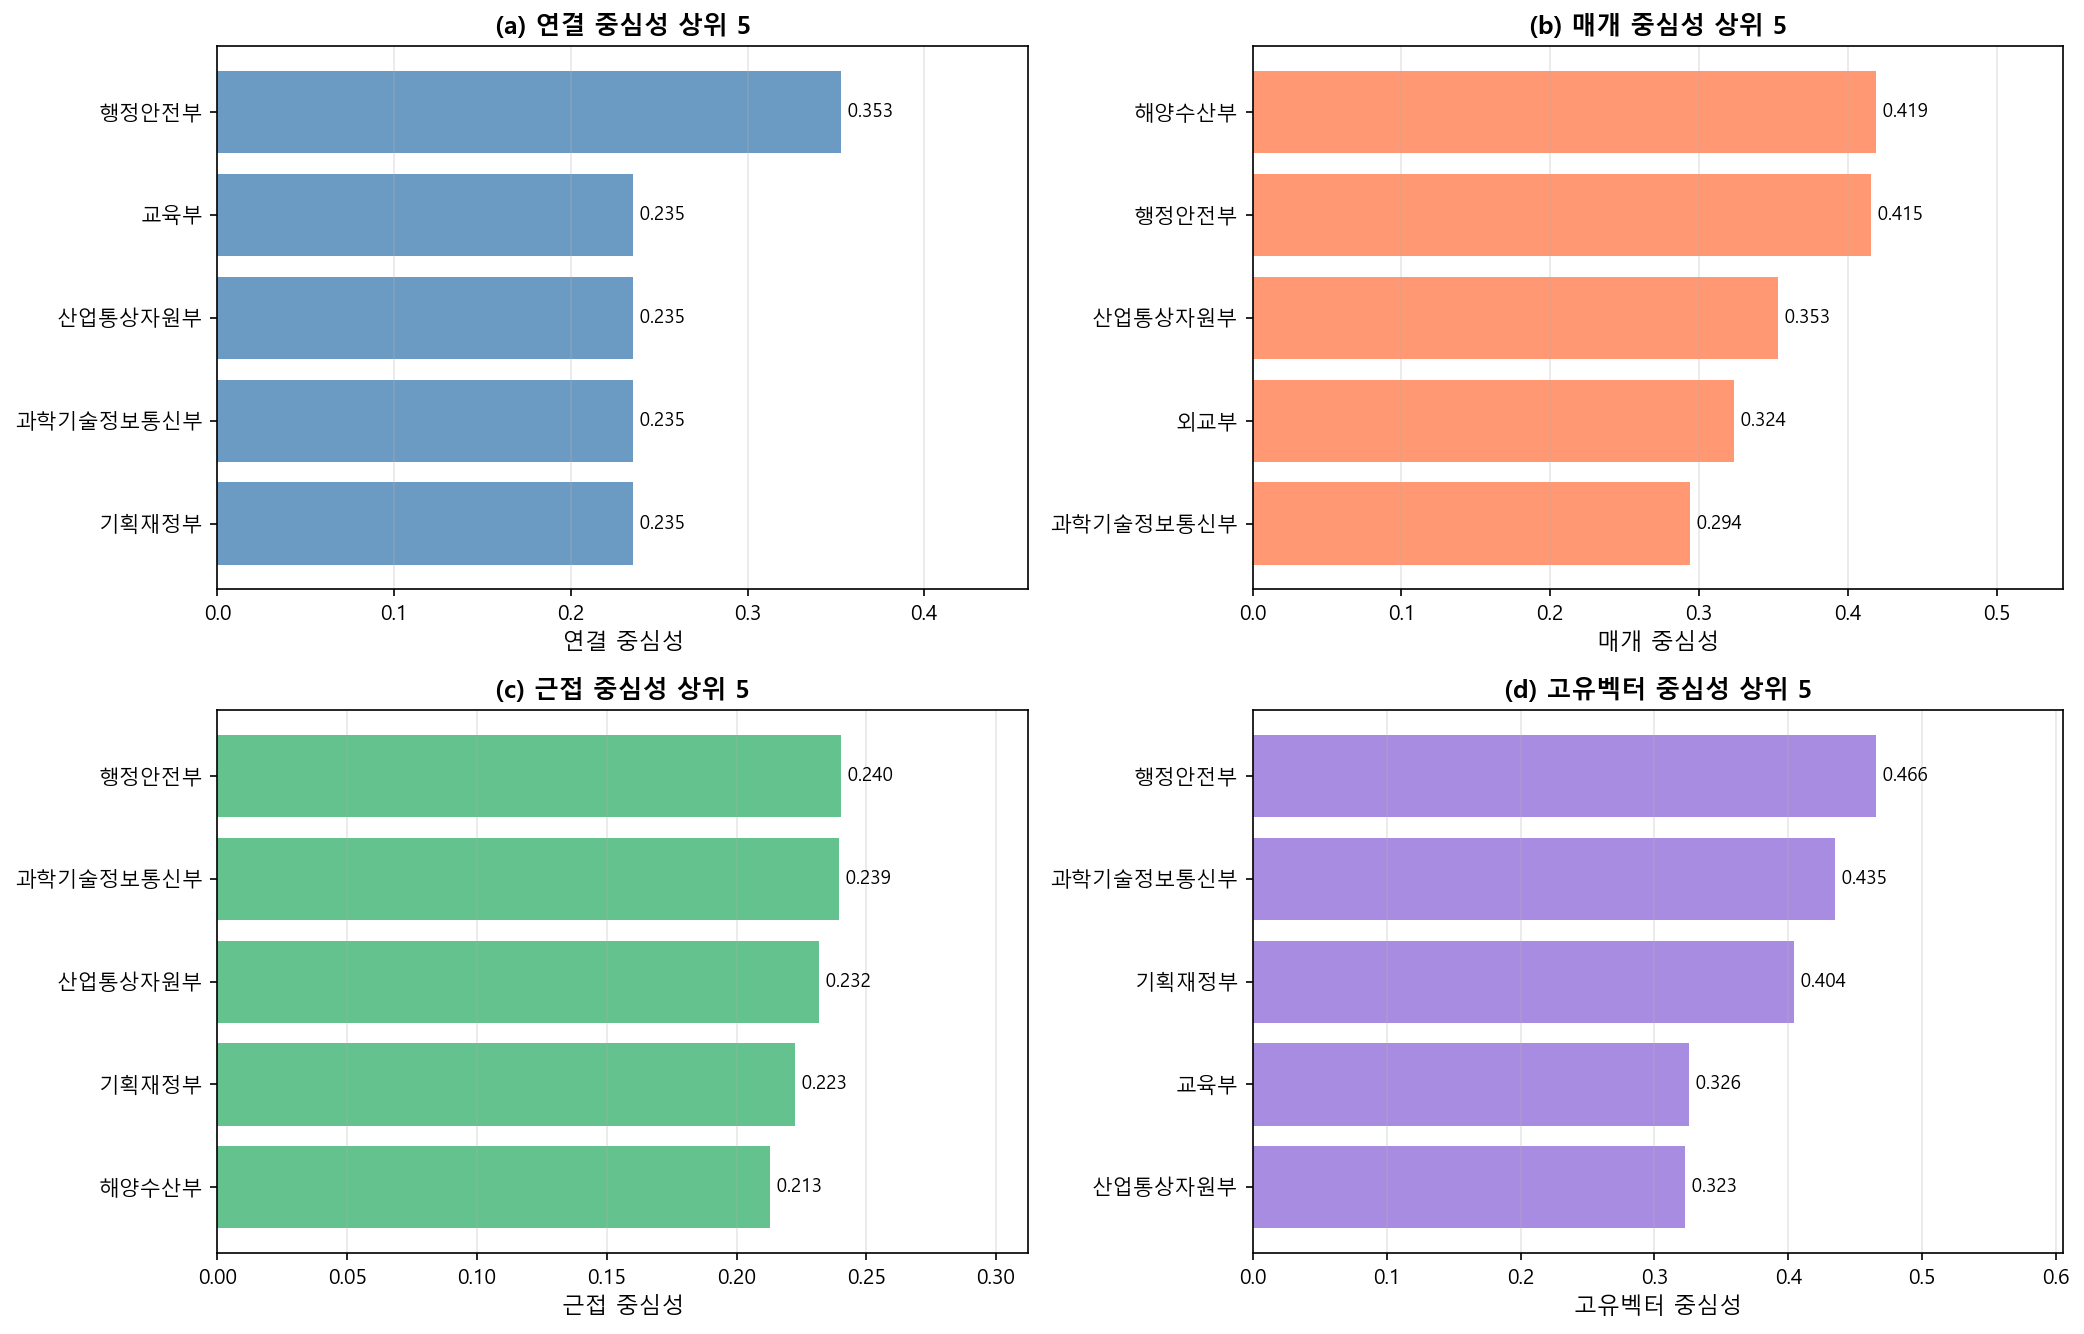

Reproduce this figure in Python.
"""
Chapter 11 - 그래프 신경망과 조직 네트워크 분석
11.2 네트워크 중심성 분석

네 가지 중심성 지표를 계산해 "누가 중요한 부처인가"를 지표별로 비교한다.

수정 이력
---------
2026-08-17
1. 경로 오류: 프로젝트 루트 기준 상대경로여서 code 폴더에서 실행하면
   입력 CSV를 못 찾고 "먼저 11-government-network.py를 실행하세요"만 찍고 끝났다.
   → __file__ 기준 절대경로로 교체.
2. 폰트 오류: matplotlib.rc('font', family='Arial')이라 그래프의 한글 부처명이
   전부 네모(tofu)로 나왔다. → Malgun Gothic으로 교체.
3. plt.show() 때문에 배치 실행이 멈췄다. → Agg 백엔드 + close().
4. 그림 저장 위치를 diagrams/(개념도 폴더)에서 code 폴더로 옮겼다.
5. 근접·매개 중심성에 distance/weight='weight'를 그대로 넘겨
   '협업이 강할수록 거리가 멀다'로 계산되고 있었다.
   가중치 0.8은 강한 협업이므로 거리로는 짧아야 한다.
   → 거리 = 1/weight 를 별도 속성으로 만들어 근접 중심성에 쓴다.
6. result/ 폴더 중복 저장 삭제.
"""

# == RESULTS LOG (auto): 콘솔 출력과 그림을 results/ 에 저장 ==
import sys as _sys
from pathlib import Path as _Path

_results_dir = _Path(__file__).resolve().parent.parent / "results"
_results_dir.mkdir(exist_ok=True)

class _Tee:
    def __init__(self, *streams):
        self._streams = streams
    def write(self, data):
        for _s in self._streams:
            _s.write(data)
            _s.flush()
    def flush(self):
        for _s in self._streams:
            _s.flush()

_sys.stdout = _Tee(_sys.stdout, open(_results_dir / (_Path(__file__).stem + ".log"), "w", encoding="utf-8"))

# 그림 저장을 results/ 로 돌린다 (강의자료용 diagrams/ 경로는 그대로 둔다)
try:
    from matplotlib.figure import Figure as _Fig
    if not getattr(_Fig, "_results_patched", False):
        _orig_savefig = _Fig.savefig
        def _savefig_to_results(self, fname, *a, **k):
            try:
                _p = _Path(fname)
                if "diagrams" not in [s.lower() for s in _p.parts]:
                    fname = _results_dir / _p.name
                    print(f"[그림 저장 → {fname}]")
            except TypeError:
                pass
            return _orig_savefig(self, fname, *a, **k)
        _Fig.savefig = _savefig_to_results
        _Fig._results_patched = True
except ImportError:
    pass
# == /RESULTS LOG ==


import os
import numpy as np
import pandas as pd
import networkx as nx
import matplotlib
matplotlib.use('Agg')
import matplotlib.pyplot as plt
import warnings

warnings.filterwarnings('ignore')

# 한글 폰트 설정 (mac: AppleGothic, Windows: Malgun Gothic, 그 밖: NanumGothic)
import platform
KOREAN_FONT = {'Darwin': 'AppleGothic', 'Windows': 'Malgun Gothic'}.get(platform.system(), 'NanumGothic')
plt.rcParams['font.family'] = KOREAN_FONT
plt.rcParams['axes.unicode_minus'] = False
plt.rcParams['font.size'] = 10

BASE_DIR = os.path.dirname(os.path.abspath(__file__))
OUTPUT_DIR = os.path.join(BASE_DIR, '..', 'data') + os.sep
os.makedirs(OUTPUT_DIR, exist_ok=True)

def load_government_network():
    """저장된 네트워크 데이터 로드"""
    # 엣지 데이터 로드
    df_edges = pd.read_csv(OUTPUT_DIR + '11-government-network-edges.csv')

    # 그래프 생성
    G = nx.DiGraph()

    for _, row in df_edges.iterrows():
        G.add_edge(row['source'], row['target'], weight=row['weight'])

    return G

def calculate_all_centralities(G):
    """
    모든 중심성 지표 계산

    Parameters:
    -----------
    G : nx.DiGraph
        분석할 그래프

    Returns:
    --------
    df_centrality : pd.DataFrame
        중심성 지표가 포함된 데이터프레임
    """
    # 무방향 그래프로 변환 (일부 중심성 계산용)
    G_undirected = G.to_undirected()

    # 거리 속성 만들기: 협업 강도가 셀수록 두 부처 사이는 '가깝다'
    # weight 0.8 -> distance 1.25, weight 0.5 -> distance 2.0
    for u, v, d in G_undirected.edges(data=True):
        d['distance'] = 1.0 / d['weight']

    deg = nx.degree_centrality(G_undirected)
    indeg = nx.in_degree_centrality(G)
    outdeg = nx.out_degree_centrality(G)
    clo = nx.closeness_centrality(G_undirected, distance='distance')
    btw = nx.betweenness_centrality(G_undirected, weight='distance', normalized=True)
    eig = nx.eigenvector_centrality(G_undirected, weight='weight', max_iter=1000)

    centrality_data = []
    for node in G.nodes():
        centrality_data.append({
            'ministry': node,
            'degree_centrality': deg[node],
            'in_degree_centrality': indeg[node],
            'out_degree_centrality': outdeg[node],
            'closeness_centrality': clo[node],
            'betweenness_centrality': btw[node],
            'eigenvector_centrality': eig[node],
        })

    df_centrality = pd.DataFrame(centrality_data)

    return df_centrality

def visualize_centrality_comparison(df_centrality):
    """중심성 지표 비교 시각화

    지표마다 상위 5개를 따로 뽑는다. 지표가 바뀌면 명단도 바뀐다는 것이
    이 그림의 요점이다.
    """
    specs = [
        ('degree_centrality', '연결 중심성', 'steelblue', '(a) 연결 중심성 상위 5'),
        ('betweenness_centrality', '매개 중심성', 'coral', '(b) 매개 중심성 상위 5'),
        ('closeness_centrality', '근접 중심성', 'mediumseagreen', '(c) 근접 중심성 상위 5'),
        ('eigenvector_centrality', '고유벡터 중심성', 'mediumpurple', '(d) 고유벡터 중심성 상위 5'),
    ]

    fig, axes = plt.subplots(2, 2, figsize=(14, 9))

    for ax, (col, xlab, color, title) in zip(axes.ravel(), specs):
        df_plot = df_centrality.nlargest(5, col).sort_values(col, ascending=True)
        bars = ax.barh(df_plot['ministry'], df_plot[col], color=color, alpha=0.8)
        for bar, val in zip(bars, df_plot[col]):
            ax.text(val, bar.get_y() + bar.get_height() / 2, f' {val:.3f}',
                    va='center', fontsize=9)
        ax.set_xlabel(xlab, fontsize=11)
        ax.set_title(title, fontsize=12, fontweight='bold')
        ax.grid(True, alpha=0.3, axis='x')
        ax.set_xlim(0, df_plot[col].max() * 1.30)

    plt.tight_layout()
    plt.savefig(os.path.join(BASE_DIR, '11-centrality-analysis.png'),
                dpi=150, bbox_inches='tight', facecolor='white')
    plt.close()

def main():
    """메인 실행 함수"""
    print("=" * 80)
    print("제11장: 네트워크 중심성 분석과 정책 영향력 측정")
    print("=" * 80)

    # 1. 네트워크 로드
    print("\n[1단계] 정부 부처 네트워크 로드 중...")
    try:
        G = load_government_network()
        print(f"  - 부처 수: {G.number_of_nodes()}")
        print(f"  - 협업 관계 수: {G.number_of_edges()}")
    except FileNotFoundError:
        print("  ⚠ 네트워크 데이터 파일이 없습니다.")
        print("  먼저 11-government-network.py를 실행하세요.")
        return

    # 2. 중심성 지표 계산
    print("\n[2단계] 중심성 지표 계산 중...")
    df_centrality = calculate_all_centralities(G)

    print("  ✓ 연결 중심성 (Degree Centrality)")
    print("  ✓ 근접 중심성 (Closeness Centrality)")
    print("  ✓ 매개 중심성 (Betweenness Centrality)")
    print("  ✓ 고유벡터 중심성 (Eigenvector Centrality)")

    # 3. 상위 5개 부처 출력
    print("\n[3단계] 중심성 분석 결과 (상위 5개 부처)")

    print("\n=== 연결 중심성 (Degree Centrality) ===")
    df_degree_top = df_centrality.nlargest(5, 'degree_centrality')
    for idx, row in df_degree_top.iterrows():
        print(f"  {row['ministry']:20s}: {row['degree_centrality']:.3f}")

    print("\n=== 매개 중심성 (Betweenness Centrality) ===")
    df_between_top = df_centrality.nlargest(5, 'betweenness_centrality')
    for idx, row in df_between_top.iterrows():
        print(f"  {row['ministry']:20s}: {row['betweenness_centrality']:.3f}")

    print("\n=== 근접 중심성 (Closeness Centrality) ===")
    df_close_top = df_centrality.nlargest(5, 'closeness_centrality')
    for idx, row in df_close_top.iterrows():
        print(f"  {row['ministry']:20s}: {row['closeness_centrality']:.3f}")

    print("\n=== 고유벡터 중심성 (Eigenvector Centrality) ===")
    df_eigen_top = df_centrality.nlargest(5, 'eigenvector_centrality')
    for idx, row in df_eigen_top.iterrows():
        print(f"  {row['ministry']:20s}: {row['eigenvector_centrality']:.3f}")

    # 3-1. 지표별 순위가 얼마나 다른지
    print("\n[3-1단계] 연결 중심성 순위 vs 매개 중심성 순위")
    df_rank = df_centrality.copy()
    df_rank['연결순위'] = df_rank['degree_centrality'].rank(ascending=False, method='min').astype(int)
    df_rank['매개순위'] = df_rank['betweenness_centrality'].rank(ascending=False, method='min').astype(int)
    df_rank['순위차'] = df_rank['매개순위'] - df_rank['연결순위']
    df_rank = df_rank.sort_values('연결순위')
    print(f"  {'부처':<20}{'연결순위':>8}{'매개순위':>8}{'차이':>6}")
    for _, r in df_rank.head(8).iterrows():
        print(f"  {r['ministry']:<20}{r['연결순위']:>8}{r['매개순위']:>8}{r['순위차']:>+6}")
    corr_dg_bt = df_centrality['degree_centrality'].corr(
        df_centrality['betweenness_centrality'])
    corr_dg_ev = df_centrality['degree_centrality'].corr(
        df_centrality['eigenvector_centrality'])
    print(f"\n  연결-매개 상관: {corr_dg_bt:.3f}")
    print(f"  연결-고유벡터 상관: {corr_dg_ev:.3f}")

    # 4. 데이터 저장
    print("\n[4단계] 중심성 데이터 저장 중...")
    df_centrality.to_csv(OUTPUT_DIR + '11-centrality-analysis.csv',
                        index=False, encoding='utf-8-sig')
    print(f"  - ../data/11-centrality-analysis.csv")

    # 5. 시각화
    print("\n[5단계] 중심성 비교 시각화 중...")
    visualize_centrality_comparison(df_centrality)

    # 6. 분석 해석
    print("\n" + "=" * 80)
    print("중심성 분석 완료")
    print("=" * 80)

    # 연결 중심성 1위 찾기
    top_degree = df_centrality.nlargest(1, 'degree_centrality').iloc[0]
    top_between = df_centrality.nlargest(1, 'betweenness_centrality').iloc[0]
    top_close = df_centrality.nlargest(1, 'closeness_centrality').iloc[0]
    top_eigen = df_centrality.nlargest(1, 'eigenvector_centrality').iloc[0]

    print("\n주요 발견 사항:")
    print(f"  1. 연결 중심성 1위: {top_degree['ministry']}")
    print(f"     → 가장 많은 부처와 직접 협력 관계를 맺고 있음")

    print(f"\n  2. 매개 중심성 1위: {top_between['ministry']}")
    print(f"     → 서로 다른 정책 영역을 연결하는 브로커 역할 수행")

    print(f"\n  3. 근접 중심성 1위: {top_close['ministry']}")
    print(f"     → 전체 네트워크에 대한 접근성이 가장 높음")

    print(f"\n  4. 고유벡터 중심성 1위: {top_eigen['ministry']}")
    print(f"     → 영향력 있는 부처들과 연결되어 있어 높은 지위를 보유")

    print("\n분석 시사점:")
    print("  - 높은 연결 중심성은 직접적 영향력 행사 능력을 나타냄")
    print("  - 높은 매개 중심성은 정보 흐름 통제 능력을 의미")
    print("  - 높은 근접 중심성은 정책 조정자 역할의 중요성을 시사")
    print("  - 높은 고유벡터 중심성은 네트워크 내 엘리트 위치를 반영")

    print("\n출력 파일:")
    print("  - ../data/11-centrality-analysis.csv")
    print("  - 11-centrality-analysis.png")

if __name__ == "__main__":
    main()
